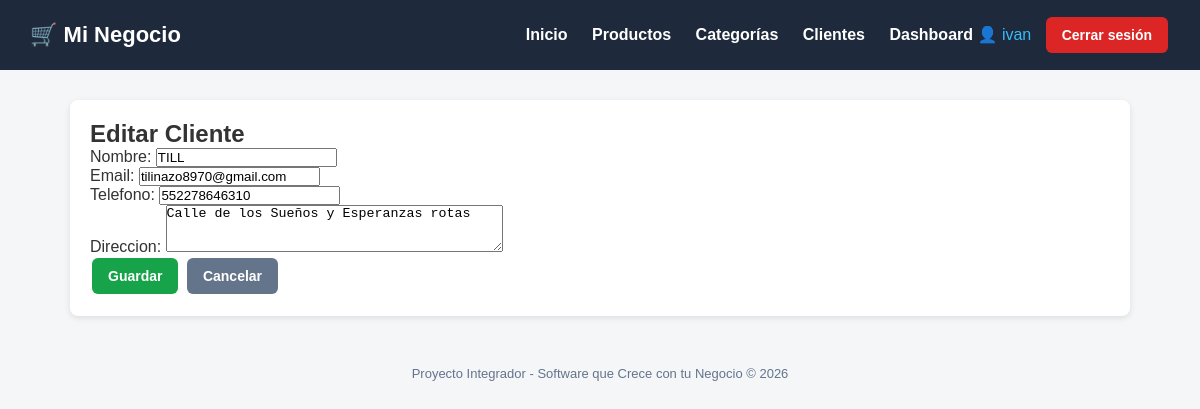
Screenshot of /clientes/editar/1/ (signed in) with the database file from the repository.
### tienda/models.py (models this page shows, shortened)
class Cliente(models.Model):
    nombre = models.CharField(max_length=200)
    email = models.EmailField()
    telefono = models.CharField(max_length=20)
    direccion = models.TextField()
    fecha_registro = models.DateTimeField(auto_now_add=True)
    class Meta:
        verbose_name = "Cliente"
        verbose_name_plural = "Clientes"

### tienda/views.py (the view)
@login_required
def editar_cliente(request, pk):
    cliente = get_object_or_404(Cliente, pk=pk)
    if request.method == "POST":
        form = ClienteForm(request.POST, instance=cliente)
        if form.is_valid():
            form.save()
            messages.success(request, "Cliente actualizado correctamente.")
            return redirect("lista_clientes")
    else:
        form = ClienteForm(instance=cliente)
    return render(
        request,
        "tienda/clientes/form.html",
        {"form": form, "titulo": "Editar Cliente"},
    )

### tienda/forms.py
class ClienteForm(forms.ModelForm):
    class Meta:
        model = Cliente
        fields = ["nombre", "email", "telefono", "direccion"]
        widgets = {
            "nombre": forms.TextInput(attrs={"class": "form-control"}),
            "email": forms.EmailInput(attrs={"class": "form-control"}),
            "telefono": forms.TextInput(attrs={"class": "form-control"}),
            "direccion": forms.Textarea(
                attrs={"class": "form-control", "rows": 3}
            ),
        }

### tienda/templates/tienda/clientes/form.html (shortened to what this page needs)
{% extends 'base.html' %}
{% block content %}
    <div class="card">
        <h2>{{ titulo }}</h2>
        <form method="post">
            {{ form.as_p }}
            <button type="submit" class="btn btn-success">Guardar</button>
            <a href="{% url 'lista_clientes' %}" class="btn btn-secondary">Cancelar</a>
        </form>
    </div>
{% endblock %}

### tienda/templates/base.html (shortened to what this page needs)
<!DOCTYPE html>
<html lang="es">
<head>
</head>
<body>
    <header>
        <h1>🛒 Mi Negocio</h1>
        <nav>
            <a href="{% url 'inicio' %}">Inicio</a>
            <a href="{% url 'lista_productos' %}">Productos</a>
            <a href="{% url 'lista_categorias' %}">Categorías</a>
            <a href="{% url 'lista_clientes' %}">Clientes</a>
            {% if user.is_authenticated %}
                <a href="{% url 'dashboard' %}">Dashboard</a>
                <span style="color: #38bdf8;">👤 {{ user.username }}</span>
                <form action="{% url 'logout' %}" method="post" style="display: inline;">
                    <button type="submit" class="btn btn-danger" style="margin-left: 10px;">Cerrar sesión</button>
                </form>
            {% else %}
                <a href="{% url 'login' %}">Iniciar sesión</a>
            {% endif %}
        </nav>
    </header>
    <div class="container">
        {% block content %}{% endblock %}
    </div>
    <footer>
        Proyecto Integrador - Software que Crece con tu Negocio &copy; {% now "Y" %}
    </footer>
</body>
</html>

### tienda/templates/base.html (style rules this page uses)
* { margin: 0; padding: 0; box-sizing: border-box; }
body { font-family: Arial, sans-serif; background: #f4f6f8; color: #333; }
header { background: #1e293b; color: #fff; padding: 15px 30px; display: flex; justify-content: space-between; align-items: center; }
header h1 { font-size: 22px; }
header nav a { color: #fff; text-decoration: none; margin-left: 20px; font-weight: bold; }
.container { max-width: 1100px; margin: 30px auto; padding: 0 20px; }
.card { background: #fff; border-radius: 8px; padding: 20px; box-shadow: 0 2px 6px rgba(0,0,0,0.1); margin-bottom: 20px; }
.btn { display: inline-block; padding: 10px 16px; border-radius: 6px; text-decoration: none; color: #fff; font-weight: bold; border: none; cursor: pointer; font-size: 14px; margin: 2px; }
.btn-success { background: #16a34a; }
.btn-danger { background: #dc2626; }
.btn-secondary { background: #64748b; }
footer { text-align: center; padding: 20px; color: #64748b; font-size: 13px; }

### rows the page displays
Cliente: nombre "TILL", email "tilinazo8970@gmail.com", telefono "552278646310", direccion "Calle de los Sueños y Esperanzas rotas"

### other values shown
{{ user.username }} "ivan"
{{ titulo }} "Editar Cliente"
